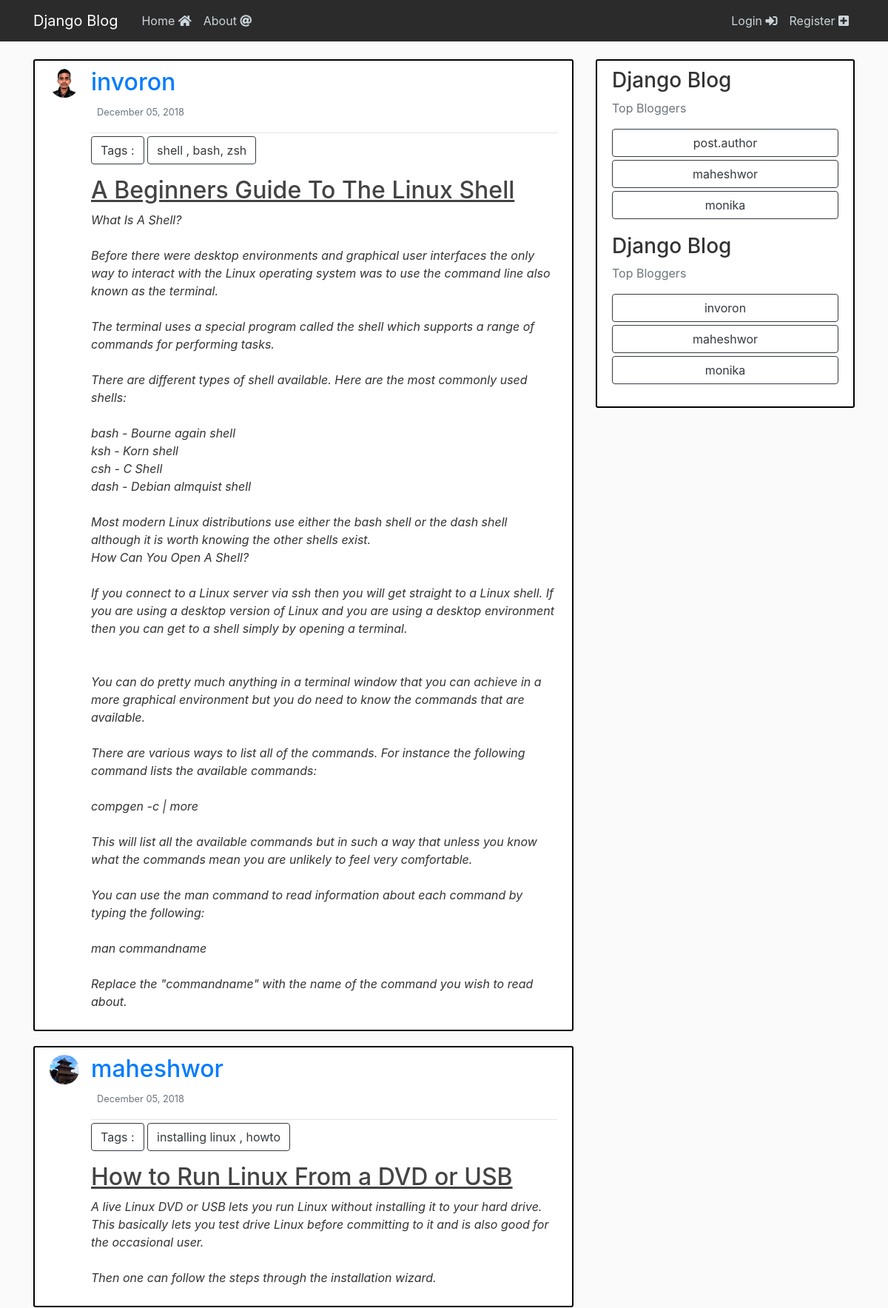
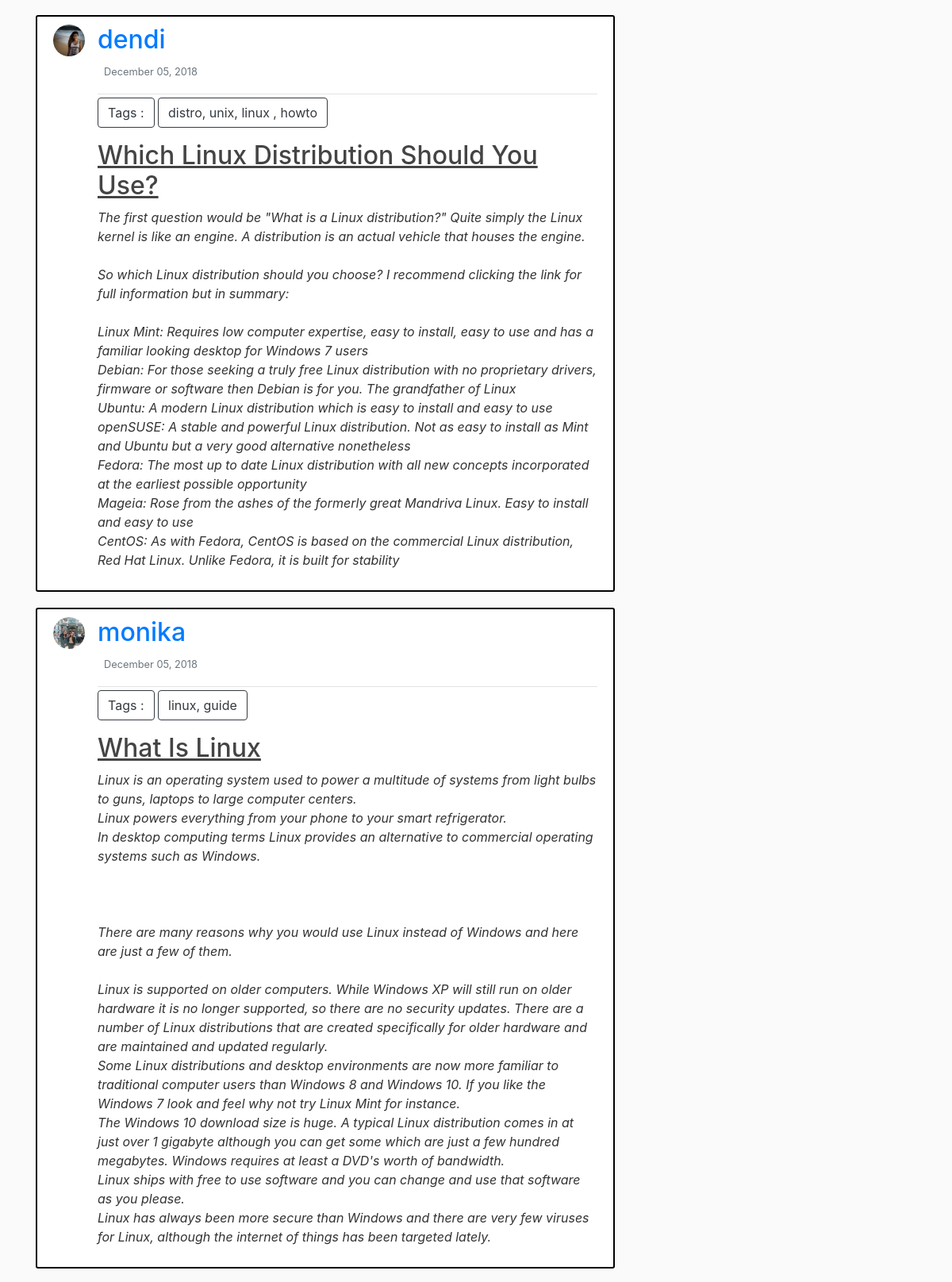
The page / (upper part) on the database its author committed (2 pictures, top to bottom).
### blog/models.py (models this page shows, shortened)
class Post(models.Model):  #fields here
    title = models.CharField(max_length=100)
    content = models.TextField()
    date_posted = models.DateTimeField(default=timezone.now)
    author = models.ForeignKey(User, on_delete=models.CASCADE)
    tags = models.CharField(max_length=50,default="django-blog")

### users/models.py (models this page shows, shortened)
class Profile(models.Model): #inherit models.Models
    user =  models.OneToOneField(User,on_delete=models.CASCADE)
    image = models.ImageField(default='default.jpg',upload_to='profile_pics')

### blog/views.py (the view)
# urls.py: path('', PostListView.as_view(), name='blog-home'),
class PostListView(ListView):
    model = Post
    template_name = 'blog/home.html'  # <app>/<model>_<viewtype>.html
    context_object_name = 'posts'
    ordering = ['-date_posted']
    paginate_by = 5

### blog/templates/blog/home.html (shortened to what this page needs)
{% extends "blog/base.html" %}
{% block content %}
    {% for post in posts %}
        <article class="media content-section">
          <img class="rounded-circle article-img" src="{{ post.author.profile.image.url }}">
          <div class="media-body">
            <div class="article-metadata">
              <a class="mr-2" href="{% url 'user-posts' post.author.username %}"><h2>{{ post.author }}</h2></a>
              <small class="text-muted">{{ post.date_posted|date:"F d, Y" }}</small><p>
            </div>
            <div>
            <button type="button" class="btn btn-outline-dark ">Tags : </button><span>
            <button type="button" class="btn btn-outline-dark ">{{post.tags}}</button></span><p>
            </div>
              <h2><a class="article-title" href="{% url 'post-detail' post.id %}"><u>{{ post.title }}</u></a></h2>
              <p class="article-content"><i>{{ post.content }}</i></p>
          </div>
        </article>
    {% endfor %}
{% endblock content %}

### blog/static/blog/main.css (style rules this page uses)
body { background: #fafafa; color: #333333; margin-top: 5rem; }
.content-section { background: #ffffff; padding: 10px 20px; border: 2px solid #000000; border-radius: 3px; margin-bottom: 20px; }
.article-title { color: #444444; }
.article-content { white-space: pre-line; }
.article-img { height: 40px; width: 40px; margin-right: 16px; }
.article-metadata { padding-bottom: 1px; margin-bottom: 4px; border-bottom: 1px solid #e3e3e3 }

### rows shown on the page
Post: author.profile.image (picture), author "invoron", date_posted "December 05, 2018", tags "shell , bash, zsh", title "A Beginners Guide To The Linux Shell", content "What Is A Shell? Before there were desktop environments and graphical user interfaces the only way to interact with the Linux operating system was to use the command line also known as the terminal. The terminal uses a special program called the shell which supports a range of commands for performing tasks. There are different types of shell available. Here are the most commonly used shells: bash - Bourne again shell ksh - Korn shell csh - C Shell dash - Debian almquist shell Most modern Linux distributions use either the bash shell or the dash shell although it is worth knowing the other shells exist. How Can You Open A Shell? If you connect to a Linux server via ssh then you will get…"
Post: author.profile.image (picture), author "maheshwor", date_posted "December 05, 2018", tags "installing linux , howto", title "How to Run Linux From a DVD or USB", content "A live Linux DVD or USB lets you run Linux without installing it to your hard drive. This basically lets you test drive Linux before committing to it and is also good for the occasional user. Then one can follow the steps through the installation wizard."
Post: author.profile.image (placeholder picture), author "dendi", date_posted "December 05, 2018", tags "distro, unix, linux , howto", title "Which Linux Distribution Should You Use?", content "The first question would be \"What is a Linux distribution?\" Quite simply the Linux kernel is like an engine. A distribution is an actual vehicle that houses the engine. So which Linux distribution should you choose? I recommend clicking the link for full information but in summary: Linux Mint: Requires low computer expertise, easy to install, easy to use and has a familiar looking desktop for Windows 7 users Debian: For those seeking a truly free Linux distribution with no proprietary drivers, firmware or software then Debian is for you. The grandfather of Linux Ubuntu: A modern Linux distribution which is easy to install and easy to use openSUSE: A stable and powerful Linux distribution.…"
Post: author.profile.image (picture), author "monika", date_posted "December 05, 2018", tags "linux, guide", title "What Is Linux", content "Linux is an operating system used to power a multitude of systems from light bulbs to guns, laptops to large computer centers. Linux powers everything from your phone to your smart refrigerator. In desktop computing terms Linux provides an alternative to commercial operating systems such as Windows. There are many reasons why you would use Linux instead of Windows and here are just a few of them. Linux is supported on older computers. While Windows XP will still run on older hardware it is no longer supported, so there are no security updates. There are a number of Linux distributions that are created specifically for older hardware and are maintained and updated regularly. Some Linux…"
